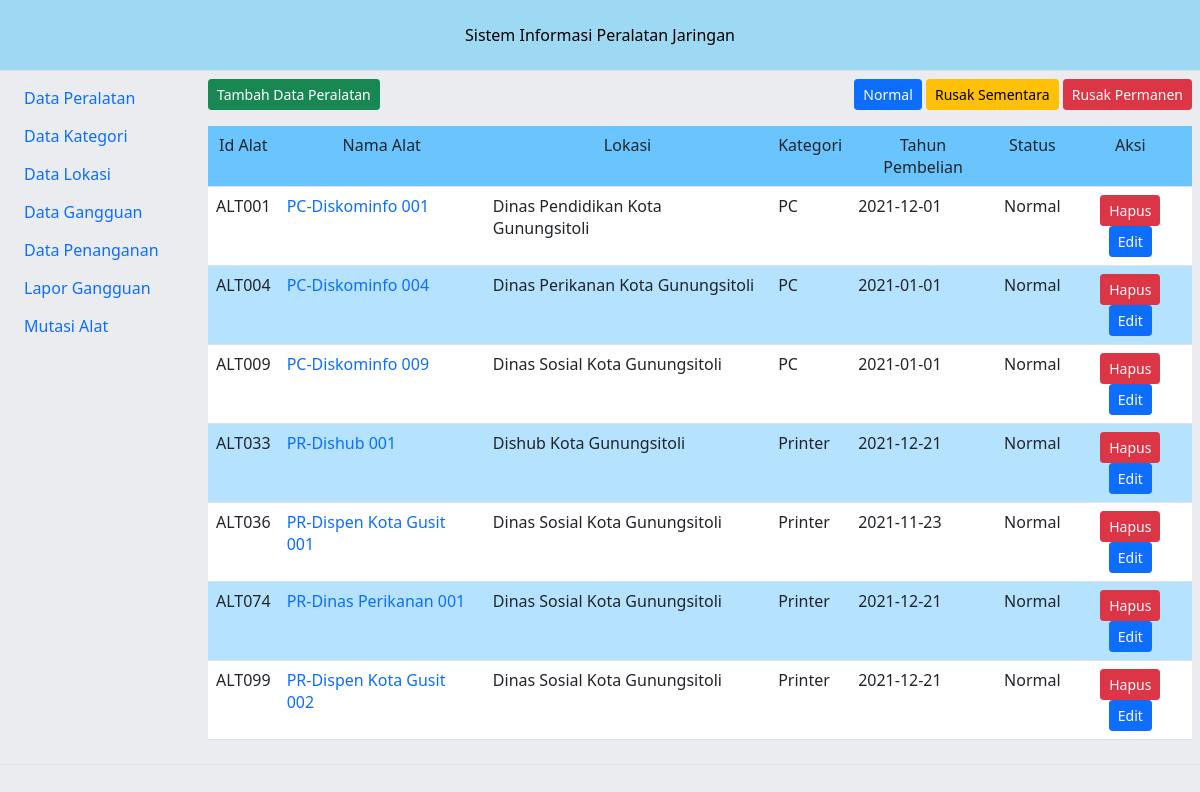
/alat-1, run on an earlier commit of the app's database.
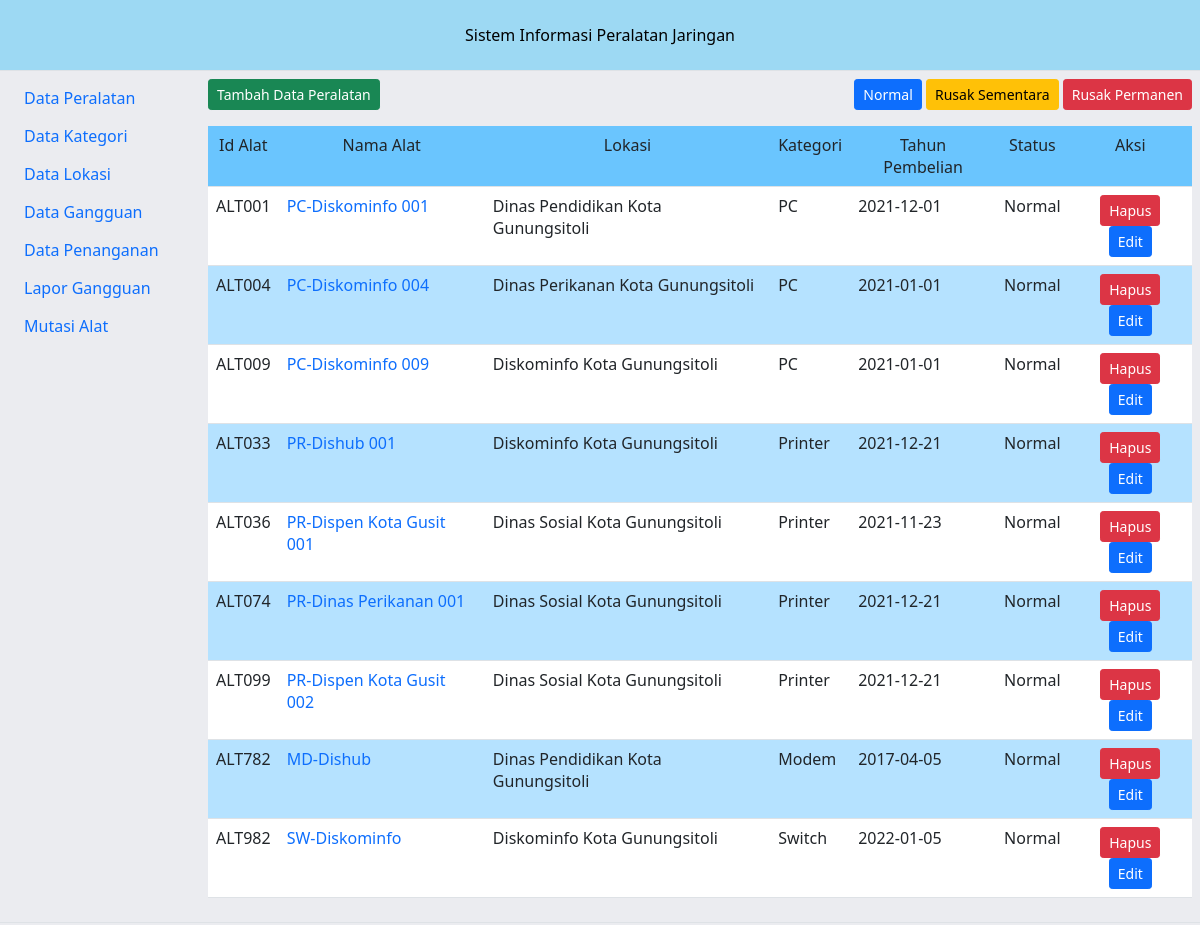
And on a later commit of the database.
### tables this page shows
CREATE TABLE `tblalat` (
  `id_alat` char(20) NOT NULL,
  `id_kategori` char(20) NOT NULL,
  `id_lokasi` char(20) NOT NULL,
  `nama_peralatan` varchar(200) NOT NULL,
  `tahun_beli` date NOT NULL,
  `desc_alat` text NOT NULL,
  `jlh_port` text NOT NULL,
  `nama_wifi` varchar(200) NOT NULL,
  `pass_wifi` text NOT NULL,
  `frek_alat` text NOT NULL,
  `l_frek_alat` varchar(50) NOT NULL,
  `k_ram` text NOT NULL,
  `k_hardisk` text NOT NULL,
  `t_processor` text NOT NULL,
  `status_alat` char(20) NOT NULL,
  `p_img` text NOT NULL
);

CREATE TABLE `tbllokasi` (
  `id_lokasi` char(20) NOT NULL,
  `nama_lokasi` varchar(150) NOT NULL
);

CREATE TABLE `tblkategori` (
  `id_kategori` char(20) NOT NULL,
  `nama_kategori` varchar(50) NOT NULL
);

### view_data/data_alat.php (the view, shortened to what this page needs)
<?php
	echo"<table border='0' cellpadding='0' width='100%'>
		<tr>
			<td>
				<a href='tambahalat' class='btn btn-success btn-sm'>Tambah Data Peralatan</a>
			</td>
			<td align='right'>
				<a href='alat-1' class='btn btn-Primary btn-sm'>Normal</a>
				<a href='alat-2' class='btn btn-warning btn-sm'>Rusak Sementara</a>
				<a href='alat-3' class='btn btn-danger btn-sm'>Rusak Permanen</a>
			</td>
		</tr></table><p>";
	$xrsts=$_GET['act'];
	if($xrsts=="1"){
		$xxrsts="Normal";
	}elseif($xrsts=="2"){
		$xxrsts="Rusak Sementara";
	}else{
		$xxrsts="Rusak Permanen";
	}
	$sql = mysqli_query($dblink,"SELECT * from tblalat,tblkategori,tbllokasi
		WHERE
			tblalat.id_kategori =  tblkategori.id_kategori AND
			tblalat.id_lokasi =  tbllokasi.id_lokasi AND
			tblalat.status_alat = '$xxrsts'");
		echo"<div class='table-responsive'><table class='table table-hover'>
			<tr bgcolor=#6ac5fe>
				<td align='center'>Id Alat</td>
				<td align='center'>Nama Alat</td>
				<td align='center'>Lokasi</td>
				<td align='center'>Kategori</td>
				<td align='center'>Tahun Pembelian</td>
				<td align='center'>Status</td>
				<td align='center'>Aksi</td>
			</tr>";
		$i =0;
		while ($r=mysqli_fetch_array($sql,MYSQLI_ASSOC)){
  		$i++ ;
			if(($i % 2)==0)
				$bg="#b5e2ff" ;
			else
				$bg= "#fff";
			$xnama = isset($r['nama_peralatan']) ? $r['nama_peralatan'] : '';
			$xlokasi = isset($r['nama_lokasi']) ? $r['nama_lokasi'] : '';
			$xid = isset($r['id_alat']) ? $r['id_alat'] : '';
			$xkategori = isset($r['nama_kategori']) ? $r['nama_kategori'] : '';
			$xtahun = isset($r['tahun_beli']) ? $r['tahun_beli'] : '';
			$xstatus = isset($r['status_alat']) ? $r['status_alat'] : '';
			$xhimg = isset($r['p_img']) ? $r['p_img'] : '';
			$xnone='none';
		echo"<tr bgcolor=$bg>
				<td align='center'>$xid</td>
				<td><a style='text-decoration:none;' href='detail-$xid'>$xnama</a></td>
				<td>$xlokasi</td>
				<td>$xkategori</td>
				<td>$xtahun</td>
				<td align='center'>$xstatus</td>
				<td align='center'>";
					if($xhimg==''){
						echo"<a href='hapusalat-$xid&g=$xnone' class='btn btn-danger btn-sm'>Hapus</a> ";
					}else{
						echo"<a href='hapusalat-$xid&g=$xhimg' class='btn btn-danger btn-sm'>Hapus</a> ";
					}
					echo"<a href='editalat-$xid' class='btn btn-primary btn-sm'>Edit</a>";
		echo"</tr>";
		}
		echo"</table>";
?>

### index.php (shortened to what this page needs)
<html>
	<head>
		<link rel="stylesheet" type="text/css" href="view_data/style/style.css"/>
		<link rel="stylesheet" type="text/css" href="view_data/style/css/bootstrap.css">
		<link rel="stylesheet" type="text/css" href="view_data/style/css/select2.min.css">
	</head>
<body style='background-color: #ebecf0;'>
	<table class='table'>
		<tr>
			<td colspan='2' valign='middle' align='center' style='background-color:#9dd9f3; height:70px; color:#000'>Sistem Informasi Peralatan Jaringan</td>
		</tr>
		<tr>
			<td width='200px'><div>
					<a class='nav-link' href='alat-1'>Data Peralatan</a>
					<a class='nav-link' href='kategori'>Data Kategori</a>
					<a class='nav-link' href='lokasi'>Data Lokasi</a>
					<a class='nav-link' href='gangguan'>Data Gangguan</a>
					<a class='nav-link' href='penanganan'>Data Penanganan</a>
					<a class='nav-link' href='lapor'>Lapor Gangguan</a>
					<a class='nav-link' href='mutasi'>Mutasi Alat</a>
			</div></td>
			<td><div>
				<?php
					$slink=$_REQUEST['xlink'];
					if(isset($slink)){
						include"$slink";
					}else{
						include"view_data/home.php";
					}
				?>
			</div></td>
		</tr>
	</table>
</body>
</html>

What changed in the data, as far as the page shows it:
changed tblalat "ALT009": id_lokasi.nama_lokasi "Dinas Sosial Kota Gunungsitoli" → "Diskominfo Kota Gunungsitoli"; p_img empty → "MzoCwpcx.jpg" (drawn)
changed tblalat "ALT033": id_lokasi.nama_lokasi "Dishub Kota Gunungsitoli" → "Diskominfo Kota Gunungsitoli"
changed tblalat "ALT036": p_img empty → "NVpx4cprinter.jpg" (drawn)
changed tblalat "ALT074": p_img empty → "dVGrchpprinter.jpg" (drawn)
changed tblalat "ALT099": p_img empty → "zkBIShpprinter.jpg" (drawn)
added tblalat: id_alat "ALT782", nama_peralatan "MD-Dishub", id_lokasi.nama_lokasi "Dinas Pendidikan Kota Gunungsitoli", id_kategori.nama_kategori "Modem", tahun_beli "2017-04-05", status_alat "Normal"
added tblalat: id_alat "ALT982", nama_peralatan "SW-Diskominfo", id_lokasi.nama_lokasi "Diskominfo Kota Gunungsitoli", id_kategori.nama_kategori "Switch", tahun_beli "2022-01-05", status_alat "Normal"
